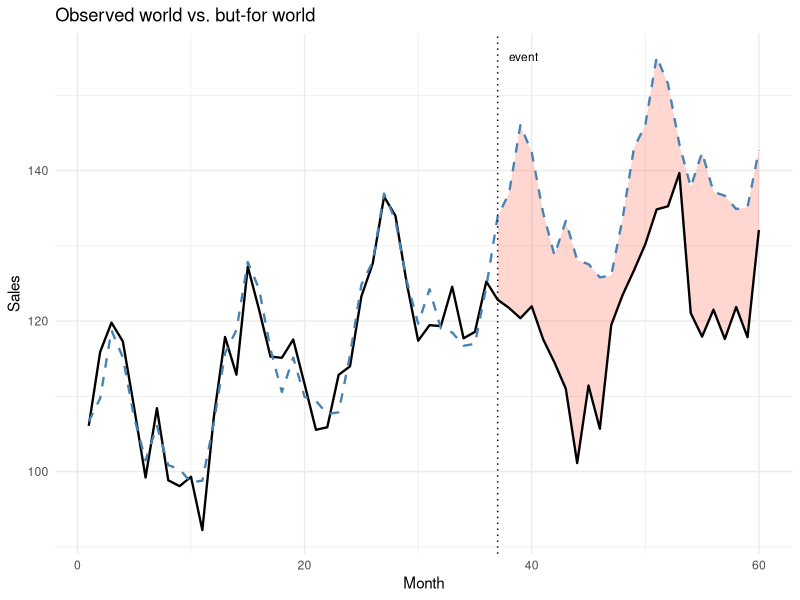

The R source for this figure:
## ---- chunk 1
#| include: false
suppressPackageStartupMessages(library(tidyverse))
## ---- chunk 2
set.seed(96)

n_months   <- 60          # five years of monthly data
event_time <- 37          # the event begins here
month_idx  <- 1:n_months

# A smooth trend plus an annual seasonal cycle.
trend    <- 100 + 0.8 * month_idx
seasonal <- 10 * sin(2 * pi * month_idx / 12)
noise    <- rnorm(n_months, mean = 0, sd = 4)

# The true but-for world: what sales would be with no event at all.
y0 <- trend + seasonal + noise

# The true effect: sales drop by 18 units per month after the event.
true_drop <- 18
effect    <- ifelse(month_idx >= event_time, -true_drop, 0)

# The observed world includes the event.
y_obs <- y0 + effect

dat <- data.frame(
  month    = month_idx,
  season   = factor((month_idx - 1) %% 12 + 1),
  observed = y_obs,
  truth0   = y0,
  treated  = month_idx >= event_time
)

head(dat)
## ---- chunk 3
pre <- subset(dat, month < event_time)

# Fit trend + seasonality on the clean pre-event period only.
fit <- lm(observed ~ month + season, data = pre)

# Project the fitted relationship across the entire horizon.
dat$but_for <- predict(fit, newdata = dat)

# The estimated effect is observed minus the but-for baseline.
dat$est_effect <- dat$observed - dat$but_for
## ---- chunk 4
pre_rmse <- sqrt(mean((dat$observed[dat$month < event_time] -
                       dat$but_for[dat$month < event_time])^2))
round(pre_rmse, 2)
## ---- chunk 5
post <- subset(dat, month >= event_time)

avg_effect <- mean(post$est_effect)          # per-month impact
cum_effect <- sum(post$est_effect)           # total "lost sales"

c(estimated_monthly = round(avg_effect, 2),
  true_monthly      = -true_drop,
  estimated_total   = round(cum_effect, 2))
## ---- chunk 6
library(ggplot2)

ggplot(dat, aes(x = month)) +
  geom_ribbon(
    data = post,
    aes(ymin = observed, ymax = but_for),
    fill = "tomato", alpha = 0.25
  ) +
  geom_line(aes(y = observed), linewidth = 0.8) +
  geom_line(aes(y = but_for), linetype = "dashed", colour = "steelblue",
            linewidth = 0.8) +
  geom_vline(xintercept = event_time, linetype = "dotted") +
  annotate("text", x = event_time + 1, y = max(dat$but_for),
           label = "event", hjust = 0, size = 3) +
  labs(
    x = "Month",
    y = "Sales",
    title = "Observed world vs. but-for world"
  ) +
  theme_minimal()
